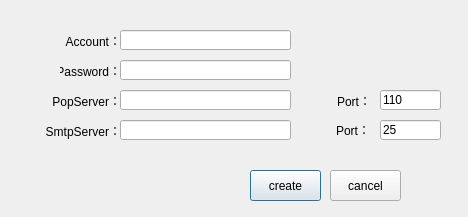
<?xml version="1.0" encoding="UTF-8"?>
<ui version="4.0">
 <class>CreatAccount</class>
 <widget class="QDialog" name="CreatAccount">
  <property name="geometry">
   <rect>
    <x>0</x>
    <y>0</y>
    <width>468</width>
    <height>217</height>
   </rect>
  </property>
  <property name="windowTitle">
   <string>Dialog</string>
  </property>
  <widget class="QLabel" name="label_2">
   <property name="geometry">
    <rect>
     <x>60</x>
     <y>30</y>
     <width>61</width>
     <height>21</height>
    </rect>
   </property>
   <property name="text">
    <string> Account：</string>
   </property>
   <property name="alignment">
    <set>Qt::AlignRight|Qt::AlignTrailing|Qt::AlignVCenter</set>
   </property>
   <property name="buddy">
    <cstring>Account</cstring>
   </property>
  </widget>
  <widget class="QLineEdit" name="Incoming">
   <property name="geometry">
    <rect>
     <x>120</x>
     <y>90</y>
     <width>171</width>
     <height>20</height>
    </rect>
   </property>
  </widget>
  <widget class="QLineEdit" name="Account">
   <property name="geometry">
    <rect>
     <x>120</x>
     <y>30</y>
     <width>171</width>
     <height>20</height>
    </rect>
   </property>
  </widget>
  <widget class="QLineEdit" name="Password">
   <property name="geometry">
    <rect>
     <x>120</x>
     <y>60</y>
     <width>171</width>
     <height>20</height>
    </rect>
   </property>
   <property name="echoMode">
    <enum>QLineEdit::Password</enum>
   </property>
  </widget>
  <widget class="QLabel" name="label_6">
   <property name="geometry">
    <rect>
     <x>50</x>
     <y>90</y>
     <width>71</width>
     <height>21</height>
    </rect>
   </property>
   <property name="text">
    <string>PopServer：</string>
   </property>
   <property name="alignment">
    <set>Qt::AlignRight|Qt::AlignTrailing|Qt::AlignVCenter</set>
   </property>
   <property name="buddy">
    <cstring>Inport</cstring>
   </property>
  </widget>
  <widget class="QLabel" name="label_5">
   <property name="geometry">
    <rect>
     <x>20</x>
     <y>90</y>
     <width>21</width>
     <height>21</height>
    </rect>
   </property>
   <property name="text">
    <string/>
   </property>
   <property name="pixmap">
    <pixmap resource="icon.qrc">:/new/prefix1/icons/cloud1.ico</pixmap>
   </property>
   <property name="scaledContents">
    <bool>true</bool>
   </property>
   <property name="buddy">
    <cstring>Inport</cstring>
   </property>
  </widget>
  <widget class="QLineEdit" name="Outport">
   <property name="geometry">
    <rect>
     <x>380</x>
     <y>120</y>
     <width>61</width>
     <height>20</height>
    </rect>
   </property>
   <property name="inputMask">
    <string/>
   </property>
   <property name="text">
    <string>25</string>
   </property>
  </widget>
  <widget class="QLabel" name="label_10">
   <property name="geometry">
    <rect>
     <x>310</x>
     <y>120</y>
     <width>21</width>
     <height>21</height>
    </rect>
   </property>
   <property name="text">
    <string/>
   </property>
   <property name="pixmap">
    <pixmap resource="icon.qrc">:/new/prefix1/icons/port.ico</pixmap>
   </property>
   <property name="scaledContents">
    <bool>true</bool>
   </property>
  </widget>
  <widget class="QLabel" name="label_4">
   <property name="geometry">
    <rect>
     <x>60</x>
     <y>60</y>
     <width>61</width>
     <height>21</height>
    </rect>
   </property>
   <property name="text">
    <string>Password：</string>
   </property>
   <property name="alignment">
    <set>Qt::AlignRight|Qt::AlignTrailing|Qt::AlignVCenter</set>
   </property>
  </widget>
  <widget class="QLabel" name="label">
   <property name="geometry">
    <rect>
     <x>20</x>
     <y>30</y>
     <width>21</width>
     <height>21</height>
    </rect>
   </property>
   <property name="text">
    <string/>
   </property>
   <property name="pixmap">
    <pixmap resource="icon.qrc">:/new/prefix1/icons/account.ico</pixmap>
   </property>
   <property name="scaledContents">
    <bool>true</bool>
   </property>
  </widget>
  <widget class="QLabel" name="label_8">
   <property name="geometry">
    <rect>
     <x>40</x>
     <y>120</y>
     <width>81</width>
     <height>21</height>
    </rect>
   </property>
   <property name="text">
    <string>SmtpServer：</string>
   </property>
   <property name="alignment">
    <set>Qt::AlignRight|Qt::AlignTrailing|Qt::AlignVCenter</set>
   </property>
  </widget>
  <widget class="QLabel" name="label_9">
   <property name="geometry">
    <rect>
     <x>310</x>
     <y>90</y>
     <width>21</width>
     <height>21</height>
    </rect>
   </property>
   <property name="text">
    <string/>
   </property>
   <property name="pixmap">
    <pixmap resource="icon.qrc">:/new/prefix1/icons/port.ico</pixmap>
   </property>
   <property name="scaledContents">
    <bool>true</bool>
   </property>
  </widget>
  <widget class="QLineEdit" name="Inport">
   <property name="geometry">
    <rect>
     <x>380</x>
     <y>90</y>
     <width>61</width>
     <height>20</height>
    </rect>
   </property>
   <property name="inputMask">
    <string/>
   </property>
   <property name="text">
    <string>110</string>
   </property>
  </widget>
  <widget class="QLineEdit" name="Outgoing">
   <property name="geometry">
    <rect>
     <x>120</x>
     <y>120</y>
     <width>171</width>
     <height>20</height>
    </rect>
   </property>
  </widget>
  <widget class="QLabel" name="label_3">
   <property name="geometry">
    <rect>
     <x>20</x>
     <y>60</y>
     <width>21</width>
     <height>21</height>
    </rect>
   </property>
   <property name="text">
    <string/>
   </property>
   <property name="pixmap">
    <pixmap resource="icon.qrc">:/new/prefix1/icons/password.ico</pixmap>
   </property>
   <property name="scaledContents">
    <bool>true</bool>
   </property>
  </widget>
  <widget class="QLabel" name="label_7">
   <property name="geometry">
    <rect>
     <x>20</x>
     <y>120</y>
     <width>21</width>
     <height>21</height>
    </rect>
   </property>
   <property name="text">
    <string/>
   </property>
   <property name="pixmap">
    <pixmap resource="icon.qrc">:/new/prefix1/icons/cloud1.ico</pixmap>
   </property>
   <property name="scaledContents">
    <bool>true</bool>
   </property>
  </widget>
  <widget class="QLabel" name="label_12">
   <property name="geometry">
    <rect>
     <x>330</x>
     <y>90</y>
     <width>41</width>
     <height>21</height>
    </rect>
   </property>
   <property name="text">
    <string>Port：</string>
   </property>
   <property name="alignment">
    <set>Qt::AlignRight|Qt::AlignTrailing|Qt::AlignVCenter</set>
   </property>
  </widget>
  <widget class="QPushButton" name="createButton">
   <property name="geometry">
    <rect>
     <x>250</x>
     <y>170</y>
     <width>71</width>
     <height>31</height>
    </rect>
   </property>
   <property name="text">
    <string>create</string>
   </property>
   <property name="icon">
    <iconset>
     <normalon>:/new/prefix1/icons/ok.ico</normalon>
    </iconset>
   </property>
   <property name="default">
    <bool>true</bool>
   </property>
  </widget>
  <widget class="QLabel" name="label_11">
   <property name="geometry">
    <rect>
     <x>329</x>
     <y>120</y>
     <width>41</width>
     <height>20</height>
    </rect>
   </property>
   <property name="text">
    <string>Port：</string>
   </property>
   <property name="alignment">
    <set>Qt::AlignRight|Qt::AlignTrailing|Qt::AlignVCenter</set>
   </property>
   <property name="buddy">
    <cstring>Password</cstring>
   </property>
  </widget>
  <widget class="QPushButton" name="cancelButton">
   <property name="geometry">
    <rect>
     <x>330</x>
     <y>170</y>
     <width>71</width>
     <height>31</height>
    </rect>
   </property>
   <property name="text">
    <string>cancel</string>
   </property>
   <property name="icon">
    <iconset>
     <normalon>:/new/prefix1/icons/cancel.ico</normalon>
    </iconset>
   </property>
   <property name="default">
    <bool>false</bool>
   </property>
  </widget>
 </widget>
 <tabstops>
  <tabstop>Account</tabstop>
  <tabstop>Password</tabstop>
  <tabstop>Incoming</tabstop>
  <tabstop>Inport</tabstop>
  <tabstop>Outgoing</tabstop>
  <tabstop>Outport</tabstop>
  <tabstop>createButton</tabstop>
  <tabstop>cancelButton</tabstop>
 </tabstops>
 <resources>
  <include location="icon.qrc"/>
 </resources>
 <connections/>
</ui>
